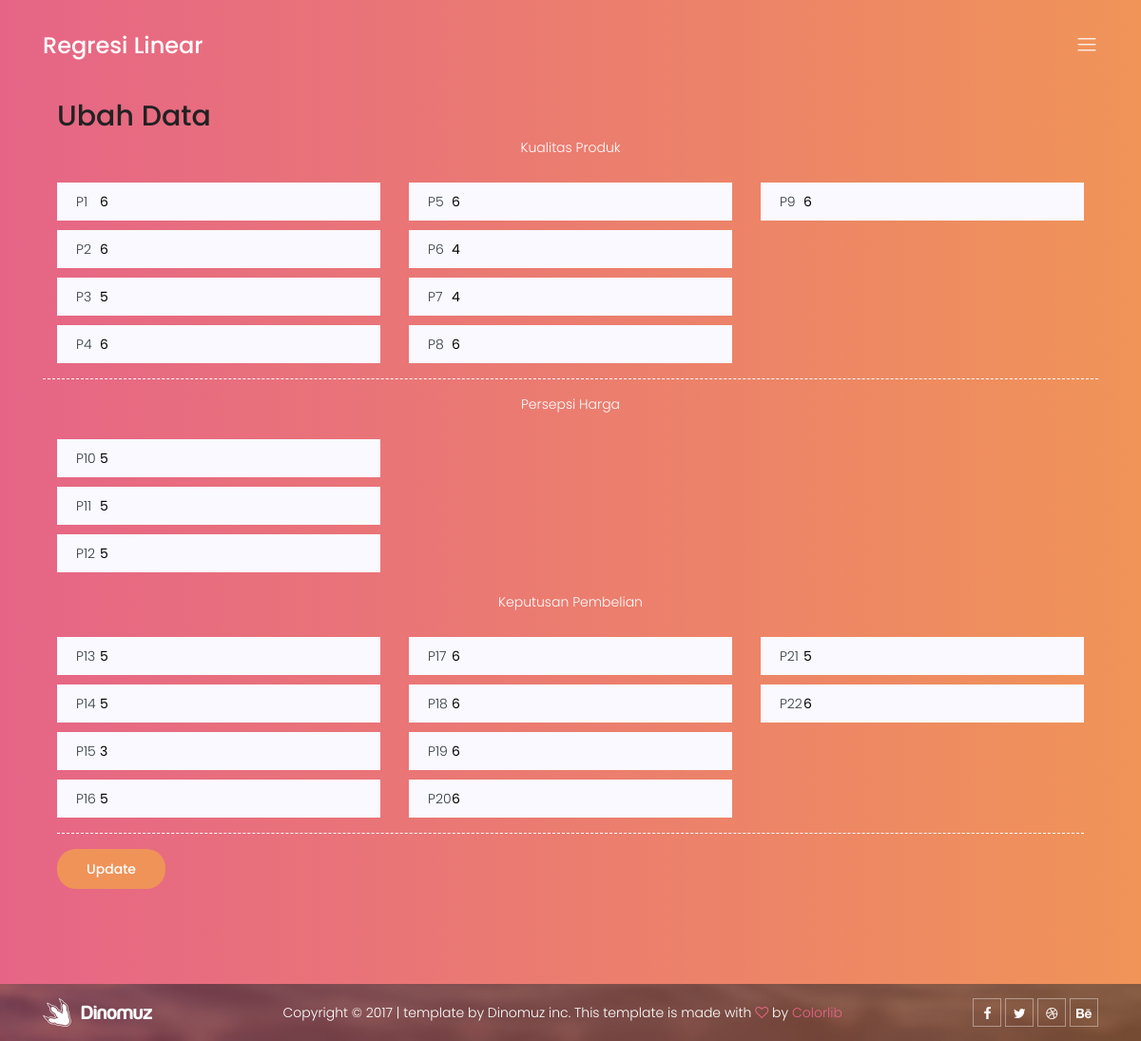
The page /edit_data.php?id=1 on the database its author committed.
### tables this page shows
CREATE TABLE `recap` (
  `responden` int(11) NOT NULL,
  `kualitas` int(11) NOT NULL,
  `harga` int(11) NOT NULL,
  `keputusan` int(11) NOT NULL
);

CREATE TABLE `kualitas_produk` (
  `responden` int(11) NOT NULL,
  `p1` float NOT NULL,
  `p2` float NOT NULL,
  `p3` float NOT NULL,
  `p4` float NOT NULL,
  `p5` float NOT NULL,
  `p6` float NOT NULL,
  `p7` float NOT NULL,
  `p8` float NOT NULL,
  `p9` float NOT NULL
);

CREATE TABLE `harga_produk` (
  `responden` int(11) NOT NULL,
  `p10` float NOT NULL,
  `p11` float NOT NULL,
  `p12` float NOT NULL
);

CREATE TABLE `keputusan_pembelian` (
  `responden` int(11) NOT NULL,
  `p13` float NOT NULL,
  `p14` float NOT NULL,
  `p15` float NOT NULL,
  `p16` float NOT NULL,
  `p17` float NOT NULL,
  `p18` float NOT NULL,
  `p19` float NOT NULL,
  `p20` float NOT NULL,
  `p21` float NOT NULL,
  `p22` float NOT NULL
);

### edit_data.php (the view, shortened to what this page needs)
<?php
include 'template.php';
$sql = "SELECT re.responden, kua.p1,kua.p2,kua.p3,kua.p4,kua.p5,kua.p6,kua.p7,kua.p8,kua.p9, har.p10,har.p11,har.p12, kep.p13,kep.p14,kep.p15,kep.p16,kep.p17,kep.p18,kep.p19,kep.p20,kep.p21,kep.p22 FROM recap re
JOIN harga_produk har ON re.harga = har.responden
JOIN kualitas_produk kua ON re.kualitas = kua.responden
JOIN keputusan_pembelian kep ON re.kualitas = kep.responden
WHERE re.responden = ".$_GET['id'];
$query = mysqli_query($db,$sql) or die("Error: ".$sql);
$hasil = mysqli_fetch_assoc($query);
?>
<?php
  if(isset($_POST['btnSubmitEdit'])){
    $p1 = mysqli_real_escape_string($db,$_POST['txtp1']);
    $p2 = mysqli_real_escape_string($db,$_POST['txtp2']);
    $p3 = mysqli_real_escape_string($db,$_POST['txtp3']);
    $p4 = mysqli_real_escape_string($db,$_POST['txtp4']);
    $p5 = mysqli_real_escape_string($db,$_POST['txtp5']);
    $p6 = mysqli_real_escape_string($db,$_POST['txtp6']);
    $p7 = mysqli_real_escape_string($db,$_POST['txtp7']);
    $p8 = mysqli_real_escape_string($db,$_POST['txtp8']);
    $p9 = mysqli_real_escape_string($db,$_POST['txtp9']);
    $p10 = mysqli_real_escape_string($db,$_POST['txtp10']);
    $p11 = mysqli_real_escape_string($db,$_POST['txtp11']);
    $p12 = mysqli_real_escape_string($db,$_POST['txtp12']);
    $p13 = mysqli_real_escape_string($db,$_POST['txtp13']);
    $p14 = mysqli_real_escape_string($db,$_POST['txtp14']);
    $p15 = mysqli_real_escape_string($db,$_POST['txtp15']);
    $p16 = mysqli_real_escape_string($db,$_POST['txtp16']);
    $p17 = mysqli_real_escape_string($db,$_POST['txtp17']);
    $p18 = mysqli_real_escape_string($db,$_POST['txtp18']);
    $p19 = mysqli_real_escape_string($db,$_POST['txtp19']);
    $p20 = mysqli_real_escape_string($db,$_POST['txtp20']);
    $p21 = mysqli_real_escape_string($db,$_POST['txtp21']);
    $p22 = mysqli_real_escape_string($db,$_POST['txtp22']);
    $sql = "START TRANSACTION;";
    $sql .= "UPDATE kualitas_produk SET p1='$p1', p2='$p2', p3='$p3', p4='$p4', p5='$p5', p6='$p6', p7='$p7', p8='$p8', p9='$p9' WHERE kualitas_produk.responden = ".$_GET['id'].";";
    $sql .= "UPDATE harga_produk SET p10='$p10', p11='$p11', p12='$p12' WHERE harga_produk.responden = ".$_GET['id'].";";
    $sql .= "UPDATE keputusan_pembelian SET p13='$p13', p14='$p14', p15='$p15', p16='$p16', p17='$p17', p18='$p18', p19='$p19', p20='$p20', p21='$p21', p22='$p22' WHERE keputusan_pembelian.responden = ".$_GET['id'].";";
    $sql .= "COMMIT;";
    mysqli_multi_query($db,$sql) or die("Error: ".mysqli_error($db));
    echo "Data Berhasil Diubah";
    mysqli_close($db);
    ?>
    <br>
    <br>
    <a class="genric-btn warning-border circle" href="index.php">Kembali</a>
<?php
} else { ?>
    <div class="container text-white">
    <h2>Ubah Data</h2>
      <form action="edit_data.php?id=<?php echo $_GET['id']; ?>" method="post">
      <div class="row">
        <div class="col-lg-12 text-center">
        <p>Kualitas Produk</p>
        <div class="row">
          <div class="col-lg-4">
          <div class="input-group-icon mt-10">
            <span class="icon text-dark">P1</span>
            <input type="text" required class="single-input" name="txtp1" size="5" value="<?php echo $hasil['p1']; ?>">
          </div>
          <div class="input-group-icon mt-10">
            <span class="icon text-dark">P2</span>
            <input type="text" required class="single-input" name="txtp2" size="5" value="<?php echo $hasil['p2']; ?>">
          </div>
          <div class="input-group-icon mt-10">
            <span class="icon text-dark">P3</span>
            <input type="text" required class="single-input" name="txtp3" size="5" value="<?php echo $hasil['p3']; ?>">
          </div>
          <div class="input-group-icon mt-10">
            <span class="icon text-dark">P4</span>
            <input type="text" required class="single-input" name="txtp4" size="5" value="<?php echo $hasil['p4']; ?>">
          </div>
          </div>
            <div class="col-lg-4">
          <div class="input-group-icon mt-10">
            <span class="icon text-dark">P5</span>
            <input type="text" required class="single-input" name="txtp5" size="5" value="<?php echo $hasil['p5']; ?>">
          </div>
          <div class="input-group-icon mt-10">
            <span class="icon text-dark">P6</span>
            <input type="text" required class="single-input" name="txtp6" size="5" value="<?php echo $hasil['p6']; ?>">
          </div>
          <div class="input-group-icon mt-10">
            <span class="icon text-dark">P7</span>
            <input type="text" required class="single-input" name="txtp7" size="5" value="<?php echo $hasil['p7']; ?>">
          </div>
          <div class="input-group-icon mt-10">
            <span class="icon text-dark">P8</span>
            <input type="text" required class="single-input" name="txtp8" size="5" value="<?php echo $hasil['p8']; ?>">
          </div>
          </div>
            <div class="col-lg-4">
          <div class="input-group-icon mt-10">
            <span class="icon text-dark">P9</span>
            <input type="text" required class="single-input" name="txtp9" size="5" value="<?php echo $hasil['p9']; ?>">
          </div>
          </div>
          <br>
        </div>
      </div>
<hr>
      <div class="col-lg-12 text-center">
        <p>Persepsi Harga</p>
        <div class="row">
        <div class="col-lg-4">
          <div class="input-group-icon mt-10">
            <span class="icon text-dark">P10</span>
            <input type="text" required class="single-input" name="txtp10" size="5" value="<?php echo $hasil['p10']; ?>">
          </div>
          <div class="input-group-icon mt-10">
            <span class="icon text-dark">P11</span>
            <input type="text" required class="single-input" name="txtp11" size="5" value="<?php echo $hasil['p11']; ?>">
          </div>
          <div class="input-group-icon mt-10">
            <span class="icon text-dark">P12</span>
            <input type="text" required class="single-input" name="txtp12" size="5" value="<?php echo $hasil['p12']; ?>">
          </div>
          <br>
        </div>
        </div>
      </div>
      <div class="col-lg-12 text-center">
        <p>Keputusan Pembelian</p>
        <div class="row">
        <div class="col-lg-4">
          <div class="input-group-icon mt-10">
            <span class="icon text-dark">P13</span>
            <input type="text" required class="single-input" name="txtp13" size="5" value="<?php echo $hasil['p13']; ?>">
          </div>
          <div class="input-group-icon mt-10">
            <span class="icon text-dark">P14</span>
            <input type="text" required class="single-input" name="txtp14" size="5" value="<?php echo $hasil['p14']; ?>">
          </div>
          <div class="input-group-icon mt-10">
            <span class="icon text-dark">P15</span>
            <input type="text" required class="single-input" name="txtp15" size="5" value="<?php echo $hasil['p15']; ?>">
          </div>
          <div class="input-group-icon mt-10">
            <span class="icon text-dark">P16</span>
            <input type="text" required class="single-input" name="txtp16" size="5" value="<?php echo $hasil['p16']; ?>">
          </div>
          </div>
          <div class="col-lg-4">
          <div class="input-group-icon mt-10">
            <span class="icon text-dark">P17</span>
            <input type="text" required class="single-input" name="txtp17" size="5" value="<?php echo $hasil['p17']; ?>">
          </div>
          <div class="input-group-icon mt-10">
            <span class="icon text-dark">P18</span>
            <input type="text" required class="single-input" name="txtp18" size="5" value="<?php echo $hasil['p18']; ?>">
          </div>
          <div class="input-group-icon mt-10">
            <span class="icon text-dark">P19</span>
            <input type="text" required class="single-input" name="txtp19" size="5" value="<?php echo $hasil['p19']; ?>">
          </div>
          <div class="input-group-icon mt-10">
            <span class="icon text-dark">P20</span>
            <input type="text" required class="single-input" name="txtp20" size="5" value="<?php echo $hasil['p20']; ?>">
          </div>
          </div>
          <div class="col-lg-4">
          <div class="input-group-icon mt-10">
            <span class="icon text-dark">P21</span>
            <input type="text" required class="single-input" name="txtp21" size="5" value="<?php echo $hasil['p21']; ?>">
          </div>
          <div class="input-group-icon mt-10">
            <span class="icon text-dark">P22</span>
            <input type="text" required class="single-input" name="txtp22" size="5" value="<?php echo $hasil['p22']; ?>">
          </div>
          <br>
        </div>
        </div>
      </div>
      </div>
      <hr>
      <input type="submit" class="genric-btn success circle" name="btnSubmitEdit" value="Update">
      </form>
<?php
}
?>

### assets/css/main.css (style rules this page uses)
body { color: #777777; font-family: "Poppins", sans-serif; font-size: 14px; font-weight: 300; line-height: 1.5em; position: relative; -webkit-font-smoothing: antialiased; -moz-osx-font-smoothing: grayscale; }
h1, h2, h3, h4, h5, h6 { font-family: "Poppins", sans-serif; color: #222222; line-height: 1.5em; margin-bottom: 0; margin-top: 0; font-weight: 500; }
h2, .h2 { font-size: 30px; }
.mt-10 { margin-top: 10px; }
.text-white { color: #fff; }
h2 { font-size: 30px; }
h1, h2, h3, h4, h5, h6 { line-height: 1.5em; }
.genric-btn { display: inline-block; outline: none; line-height: 40px; padding: 0 30px; font-size: 1em; text-align: center; text-decoration: none; font-weight: 500; cursor: pointer; -webkit-transition: all 0.3s ease 0s; -moz-transition: all 0.3s ease 0s; -o-transition: all 0.3s ease 0s; transition: all 0.3s ease 0s; }
.genric-btn.circle { border-radius: 20px; }
.genric-btn.success { color: #fff; background: #f09359; border: 1px solid transparent; }
.single-input { display: block; width: 100%; line-height: 40px; border: none; outline: none; background: #f9f9ff; padding: 0 20px; }
.input-group-icon { position: relative; }
.input-group-icon .icon { position: absolute; left: 20px; top: 0; line-height: 40px; z-index: 3; }
.input-group-icon .single-input { padding-left: 45px; }
body { background-attachment: fixed; background-image: url("../img/w1.jpg"); background-position: top center; background-repeat: no-repeat; background-size: cover; position: relative; }
body:after { position: absolute; content: ""; left: 0; top: 0; width: 100%; height: 100%; position: fixed; background-image: -moz-linear-gradient(0deg, #e66587 0%, #f09458 100%); background-image: -webkit-linear-gradient(0deg, #e66587 0%, #f09458 100%); background-image: -ms-linear-gradient(0deg, #e66587 0%, #f09458 100%); opacity: 0.6; z-index: -1; }

### template.php (style rules this page uses)
hr { width: 100%; border-style: dashed; color: white; border-color: white; }

### rows shown on the page
recap: txtp1 "6", txtp2 "6", txtp3 "5", txtp4 "6", txtp5 "6", txtp6 "4", txtp7 "4", txtp8 "6", txtp9 "6", txtp10 "5", txtp11 "5", txtp12 "5", txtp13 "5", txtp14 "5", txtp15 "3", txtp16 "5", txtp17 "6", txtp18 "6", txtp19 "6", txtp20 "6", txtp21 "5", txtp22 "6"
